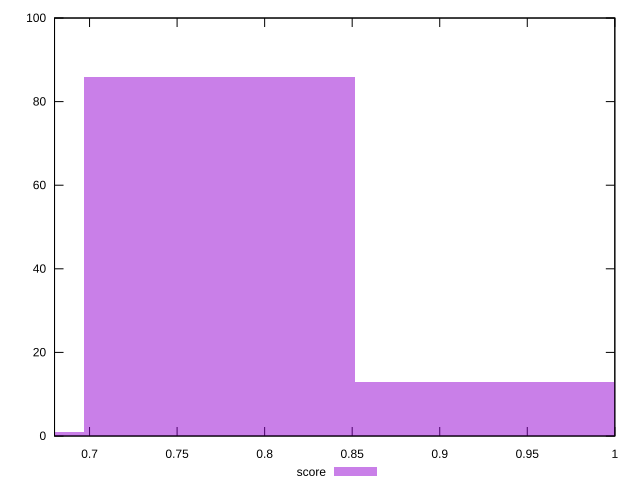

Write gnuplot code to recreate this figure.
reset

$score <<EOF
0.7742749948480028 86
0.9291299938176034 13
0.6194199958784022 1
EOF

set key outside below
set boxwidth 0.15485499896960056
set xrange [0.68:1]
set yrange [0:100]
set trange [0:100]
set style fill transparent solid 0.5 noborder
set terminal svg size 640, 490 enhanced background rgb 'white'
set output "report_00015_2021-02-09T16-11-33.973Z/uses-rel-preconnect/samples/pages+cached+noadtech/score/histogram.svg"

plot $score title "score" with boxes

reset
